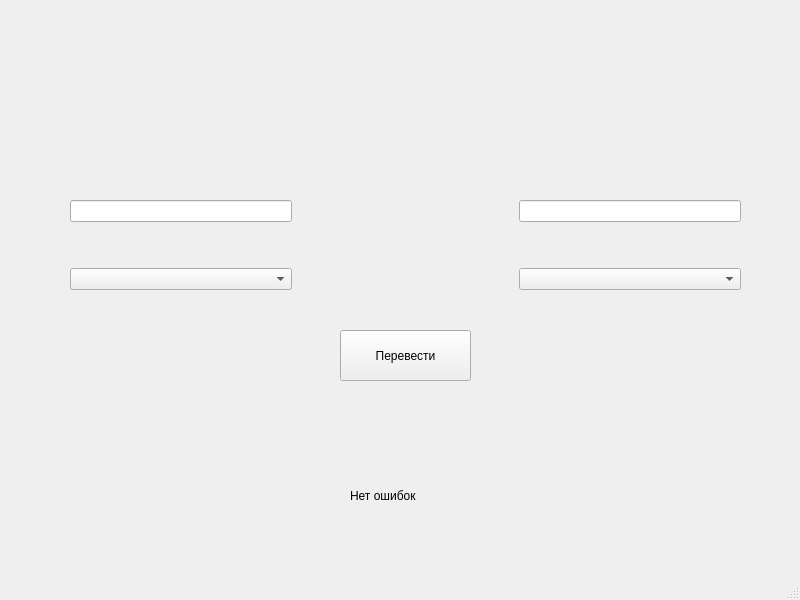
<?xml version="1.0" encoding="UTF-8"?>
<ui version="4.0">
 <class>MainWindow</class>
 <widget class="QMainWindow" name="MainWindow">
  <property name="geometry">
   <rect>
    <x>0</x>
    <y>0</y>
    <width>800</width>
    <height>600</height>
   </rect>
  </property>
  <property name="windowTitle">
   <string>MainWindow</string>
  </property>
  <widget class="QWidget" name="centralwidget">
   <widget class="QPushButton" name="translateButton">
    <property name="geometry">
     <rect>
      <x>340</x>
      <y>330</y>
      <width>131</width>
      <height>51</height>
     </rect>
    </property>
    <property name="text">
     <string>Перевести</string>
    </property>
   </widget>
   <widget class="QLabel" name="errorMessageLabel">
    <property name="geometry">
     <rect>
      <x>350</x>
      <y>470</y>
      <width>221</width>
      <height>51</height>
     </rect>
    </property>
    <property name="text">
     <string>Нет ошибок</string>
    </property>
   </widget>
   <widget class="QWidget" name="horizontalLayoutWidget">
    <property name="geometry">
     <rect>
      <x>70</x>
      <y>160</y>
      <width>671</width>
      <height>171</height>
     </rect>
    </property>
    <layout class="QHBoxLayout" name="horizontalLayout_5">
     <item>
      <layout class="QVBoxLayout" name="verticalLayout_3">
       <item>
        <widget class="QLineEdit" name="inputLineEdit"/>
       </item>
       <item>
        <widget class="QComboBox" name="sourceComboBox"/>
       </item>
      </layout>
     </item>
     <item>
      <spacer name="horizontalSpacer">
       <property name="orientation">
        <enum>Qt::Orientation::Horizontal</enum>
       </property>
       <property name="sizeHint" stdset="0">
        <size>
         <width>40</width>
         <height>20</height>
        </size>
       </property>
      </spacer>
     </item>
     <item>
      <layout class="QVBoxLayout" name="verticalLayout_4">
       <item>
        <widget class="QLineEdit" name="outputLineEdit">
         <property name="readOnly">
          <bool>true</bool>
         </property>
        </widget>
       </item>
       <item>
        <widget class="QComboBox" name="targetComboBox"/>
       </item>
      </layout>
     </item>
    </layout>
   </widget>
  </widget>
  <widget class="QMenuBar" name="menubar">
   <property name="geometry">
    <rect>
     <x>0</x>
     <y>0</y>
     <width>800</width>
     <height>25</height>
    </rect>
   </property>
  </widget>
  <widget class="QStatusBar" name="statusbar"/>
 </widget>
 <resources/>
 <connections/>
</ui>
